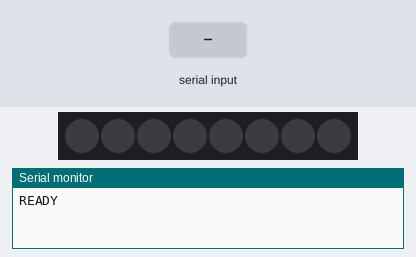
The sketch below on a simulated Arduino Uno, built with avr-gcc and run on an emulated ATmega328P. On the bench: 8 RGB LEDs in strip order, left to right, the last lines printed to the serial monitor. The test bench sets the inputs (shaded band). Dim RGB values are drawn brighter than linear.

Above: at 1.2 s.
1.3 s: "SHOW 90\n" received over Serial
At 1.9 s:
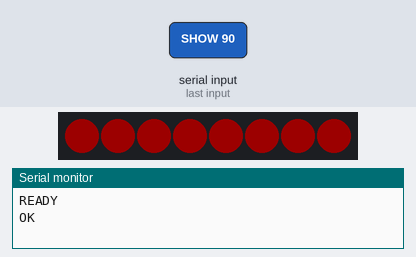
2.8 s: "SHOW 90 45 200\n" received over Serial
At 3.3 s:
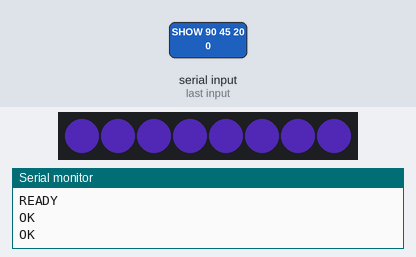
4.3 s: "OFF\n" received over Serial
At 5.2 s:
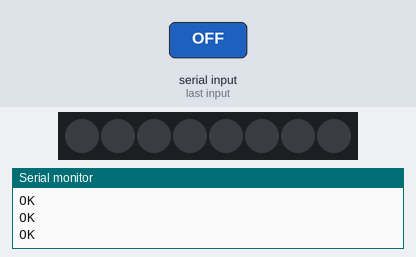
Timing chart, 0 to 7.3 s (numbered marks = the images above; inputs shaded):
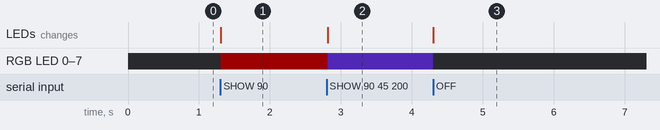

The sketch:

shikisai_led.ino
```cpp
/*
 * shikisai_led.ino
 * WS2812B LED色識別実験 - Arduino UNO 用スケッチ
 *
 * 必要ライブラリ: FastLED (Arduino IDEのライブラリマネージャからインストール)
 * 接続: WS2812B データ線 → Arduinoピン 6
 *
 * シリアルコマンド (9600 baud):
 *   SHOW R G B       → 全LEDを指定色で点灯 (R/G/B: 0-255)
 *   OFF              → 全LED消灯
 *   BRIGHTNESS <val> → 輝度変更 (0-255)、即時反映
 * 応答:
 *   READY       → 起動完了
 *   OK          → コマンド実行完了
 */

#include <FastLED.h>

#define LED_PIN     6
#define NUM_LEDS    8
#define LED_TYPE    WS2812B
#define COLOR_ORDER GRB
#define BRIGHTNESS  80   // 0-255 (実験環境に応じて調整)

CRGB leds[NUM_LEDS];

void setup() {
  FastLED.addLeds<LED_TYPE, LED_PIN, COLOR_ORDER>(leds, NUM_LEDS);
  FastLED.setBrightness(BRIGHTNESS);

  // 起動時に全消灯
  fill_solid(leds, NUM_LEDS, CRGB::Black);
  FastLED.show();

  Serial.begin(9600);
  Serial.println("READY");
}

void loop() {
  if (Serial.available() > 0) {
    String command = Serial.readStringUntil('\n');
    command.trim();

    if (command == "OFF") {
      fill_solid(leds, NUM_LEDS, CRGB::Black);
      FastLED.show();
      Serial.println("OK");

    } else if (command.startsWith("SHOW ")) {
      int r = 0, g = 0, b = 0;
      // フォーマット: "SHOW R G B"
      sscanf(command.c_str(), "SHOW %d %d %d", &r, &g, &b);
      r = constrain(r, 0, 255);
      g = constrain(g, 0, 255);
      b = constrain(b, 0, 255);
      fill_solid(leds, NUM_LEDS, CRGB(r, g, b));
      FastLED.show();
      Serial.println("OK");

    } else if (command.startsWith("BRIGHTNESS ")) {
      int bri = 80;
      // フォーマット: "BRIGHTNESS <val>"
      sscanf(command.c_str(), "BRIGHTNESS %d", &bri);
      bri = constrain(bri, 0, 255);
      FastLED.setBrightness(bri);
      FastLED.show();   // 点灯中のLEDに即時反映
      Serial.println("OK");
    }
  }
}
```

Measured:
- after the input at 1.3 s, RGB LED 0–7: off → RGB(28, 0, 0) at once; the LEDs: change at once (image 1)
- after the input at 2.8 s, RGB LED 0–7: RGB(28, 0, 0) → RGB(28, 14, 63) at once; the LEDs: change at once (image 2)
- after the input at 4.3 s, RGB LED 0–7: RGB(28, 14, 63) → off at once; the LEDs: change at once (image 3)
